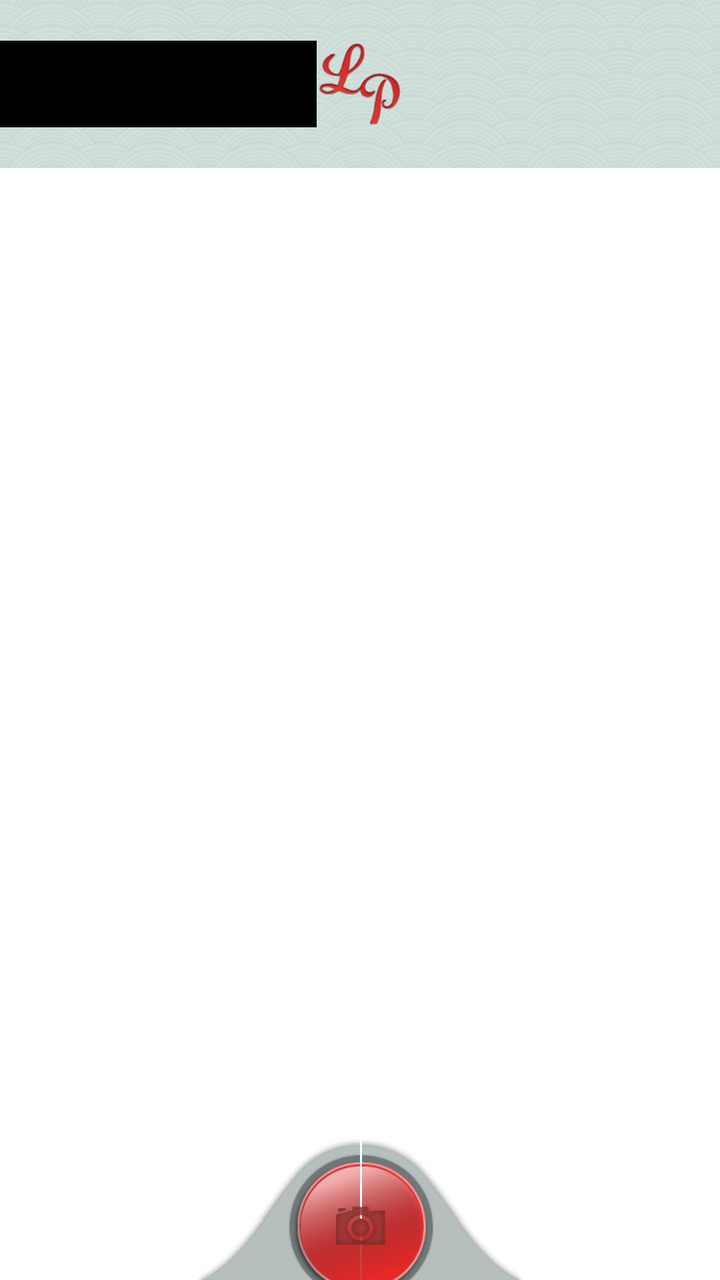
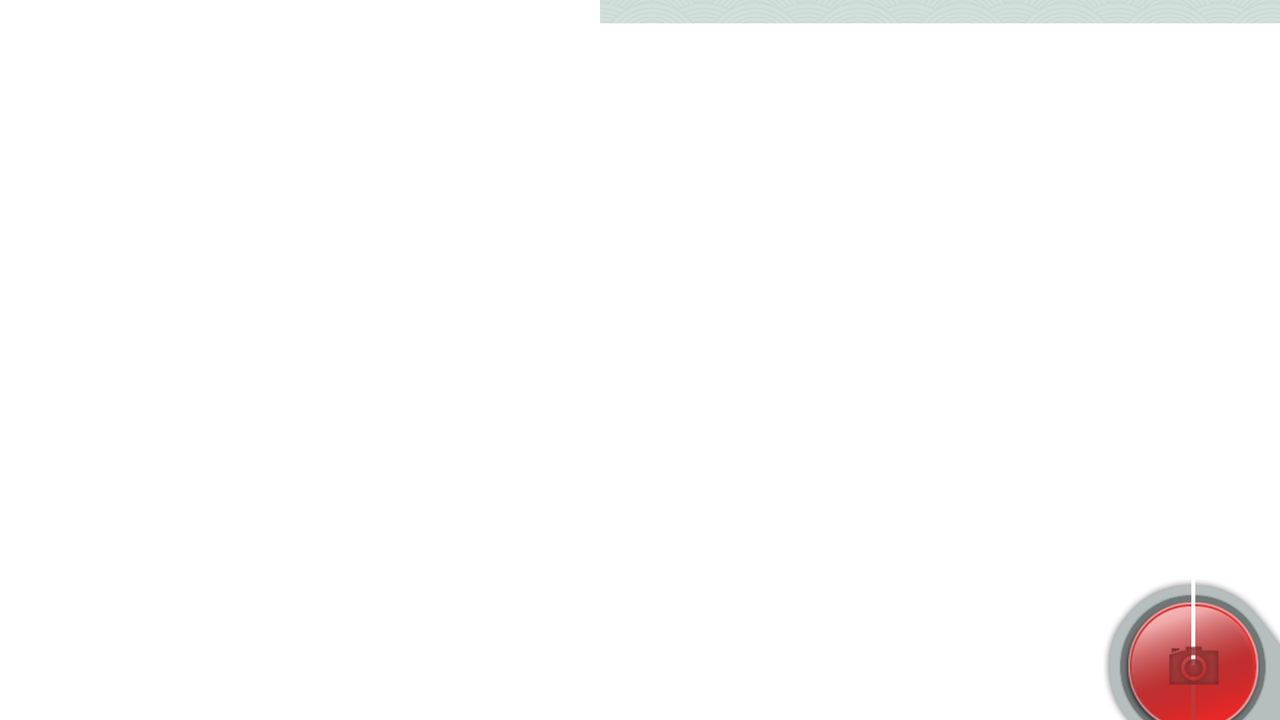

First picture: res/layout/ on a phone held upright. Second picture: the repository's own variant of that layout, on a device whose configuration matches the variant's folder. Source for both follows.
<!-- AndroidManifest.xml: application theme AppTheme -->
<!-- res/layout/activity_card_view.xml -->
<?xml version="1.0" encoding="utf-8"?>
<RelativeLayout xmlns:android="http://schemas.android.com/apk/res/android"
    xmlns:tools="http://schemas.android.com/tools"
    android:layout_width="match_parent"
    android:layout_height="match_parent" >

    <ScrollView
        android:layout_width="match_parent"
        android:layout_height="match_parent" >

        <LinearLayout
            style="@style/Scrollable"
            android:layout_width="fill_parent"
            android:layout_height="wrap_content"
            android:orientation="vertical" >

            <FrameLayout
                android:id="@+id/card_view_fragment"
                android:layout_width="fill_parent"
                android:layout_height="wrap_content"
                tools:layout="@layout/card_view_fragment" />

            <FrameLayout
                android:id="@+id/card_details_fragment"
                android:layout_width="fill_parent"
                android:layout_height="wrap_content"
                tools:layout="@layout/card_details_fragment" />

            <include layout="@layout/scroll_footer" />
        </LinearLayout>
    </ScrollView>

    <include
        android:layout_width="fill_parent"
        android:layout_height="wrap_content"
        layout="@layout/bottom_bar_new_photo" />

</RelativeLayout>
<!-- res/layout/scroll_footer.xml (included above) -->
<?xml version="1.0" encoding="utf-8"?>
<View xmlns:android="http://schemas.android.com/apk/res/android"
    android:layout_width="fill_parent"
    android:layout_height="@dimen/bottom_bar_overflow"
    android:background="@drawable/image_placeholder" />
<!-- res/layout/bottom_bar_new_photo.xml (included above) -->
<?xml version="1.0" encoding="utf-8"?>
<merge xmlns:android="http://schemas.android.com/apk/res/android" >

    <ImageButton
        android:id="@+id/add_frame"
        style="@style/Widget.BottomBar.BigRedButton.NewPhoto"
        android:layout_width="wrap_content"
        android:layout_height="wrap_content" />

</merge>
<!-- resources referenced by this layout -->
<resources>
  <dimen name="bottom_bar_overflow">84dip</dimen>
  <!-- drawable image_placeholder: png bitmap (drawable-hdpi, 3691 bytes) -->
  <style name="Scrollable">
          <item name="android:background">@drawable/bg_arches</item>
      </style>
  <style name="Widget.BottomBar.BigRedButton.NewPhoto">
          <item name="android:src">@drawable/ic_btn_bottom_camera</item>
          <item name="android:contentDescription">@string/add_images</item>
      </style>
  <!-- from res/values-v14/ -->
  <style name="AppTheme" parent="android:Theme.Holo.Light.DarkActionBar" />
  <!-- drawable bg_arches (drawable) -->
  <?xml version="1.0" encoding="utf-8"?>
  <color xmlns:android="http://schemas.android.com/apk/res/android"
      android:color="@color/bg_arches_solid" />
  <!-- drawable ic_btn_bottom_camera: png bitmap (drawable-hdpi, 1753 bytes) -->
  <string name="add_images">Add photo</string>
  <color name="bg_arches_solid">#d0ded9</color>
</resources>
<!-- res/layout-land/activity_card_view.xml (the repository's variant of the layout above) -->
<!-- drawn on the phone turned sideways -->
<?xml version="1.0" encoding="utf-8"?>
<RelativeLayout xmlns:android="http://schemas.android.com/apk/res/android"
    xmlns:tools="http://schemas.android.com/tools"
    android:layout_width="match_parent"
    android:layout_height="match_parent" >

    <FrameLayout
        android:id="@+id/card_view_fragment"
        android:layout_width="@dimen/postcard_width"
        android:layout_height="wrap_content"
        android:layout_alignParentLeft="true"
        android:layout_centerHorizontal="true"
        tools:layout="@layout/card_view_fragment" />

    <ScrollView
        android:layout_width="fill_parent"
        android:layout_height="fill_parent"
        android:layout_toRightOf="@+id/card_view_fragment" >

        <FrameLayout
            android:id="@+id/card_details_fragment"
            style="@style/Scrollable"
            android:layout_width="fill_parent"
            android:layout_height="wrap_content"
            tools:layout="@layout/card_details_fragment" />
    </ScrollView>

    <include
        android:layout_width="fill_parent"
        android:layout_height="wrap_content"
        layout="@layout/bottom_bar_new_photo" />

</RelativeLayout>
<!-- resources referenced by the variant -->
<!-- as the phone turned sideways resolves them -->
<resources>
  <dimen name="postcard_width">300dip</dimen>
  <style name="Scrollable">
          <item name="android:background">@drawable/bg_arches</item>
      </style>
  <style name="Widget.BottomBar.BigRedButton.NewPhoto">
          <item name="android:src">@drawable/ic_btn_bottom_camera</item>
          <item name="android:contentDescription">@string/add_images</item>
      </style>
  <!-- from res/values-v14/ -->
  <style name="AppTheme" parent="android:Theme.Holo.Light.DarkActionBar" />
  <!-- drawable bg_arches (drawable) -->
  <?xml version="1.0" encoding="utf-8"?>
  <color xmlns:android="http://schemas.android.com/apk/res/android"
      android:color="@color/bg_arches_solid" />
  <!-- drawable ic_btn_bottom_camera: png bitmap (drawable-hdpi, 1753 bytes) -->
  <string name="add_images">Add photo</string>
  <color name="bg_arches_solid">#d0ded9</color>
</resources>
